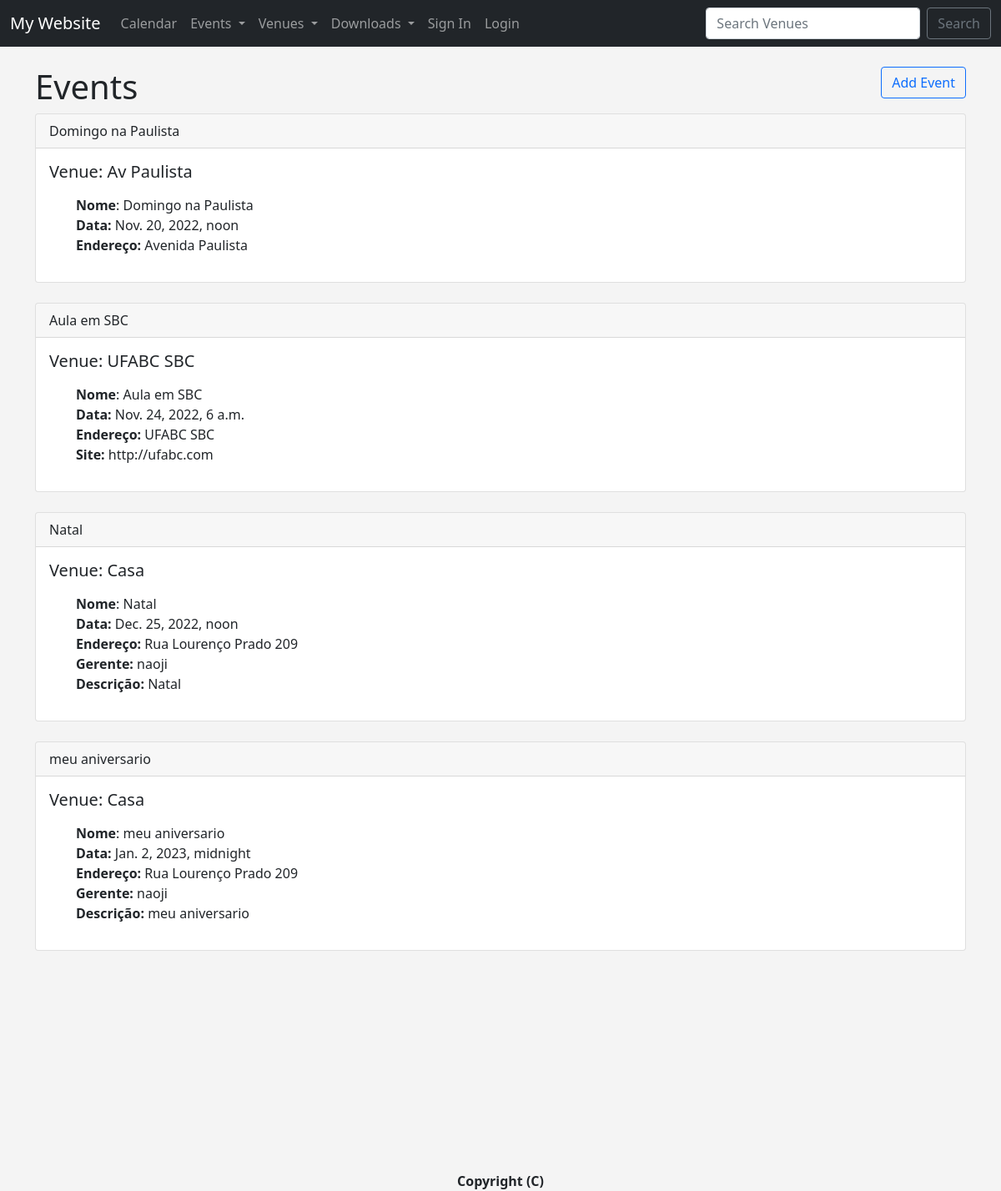
Before: /events with the older database file.
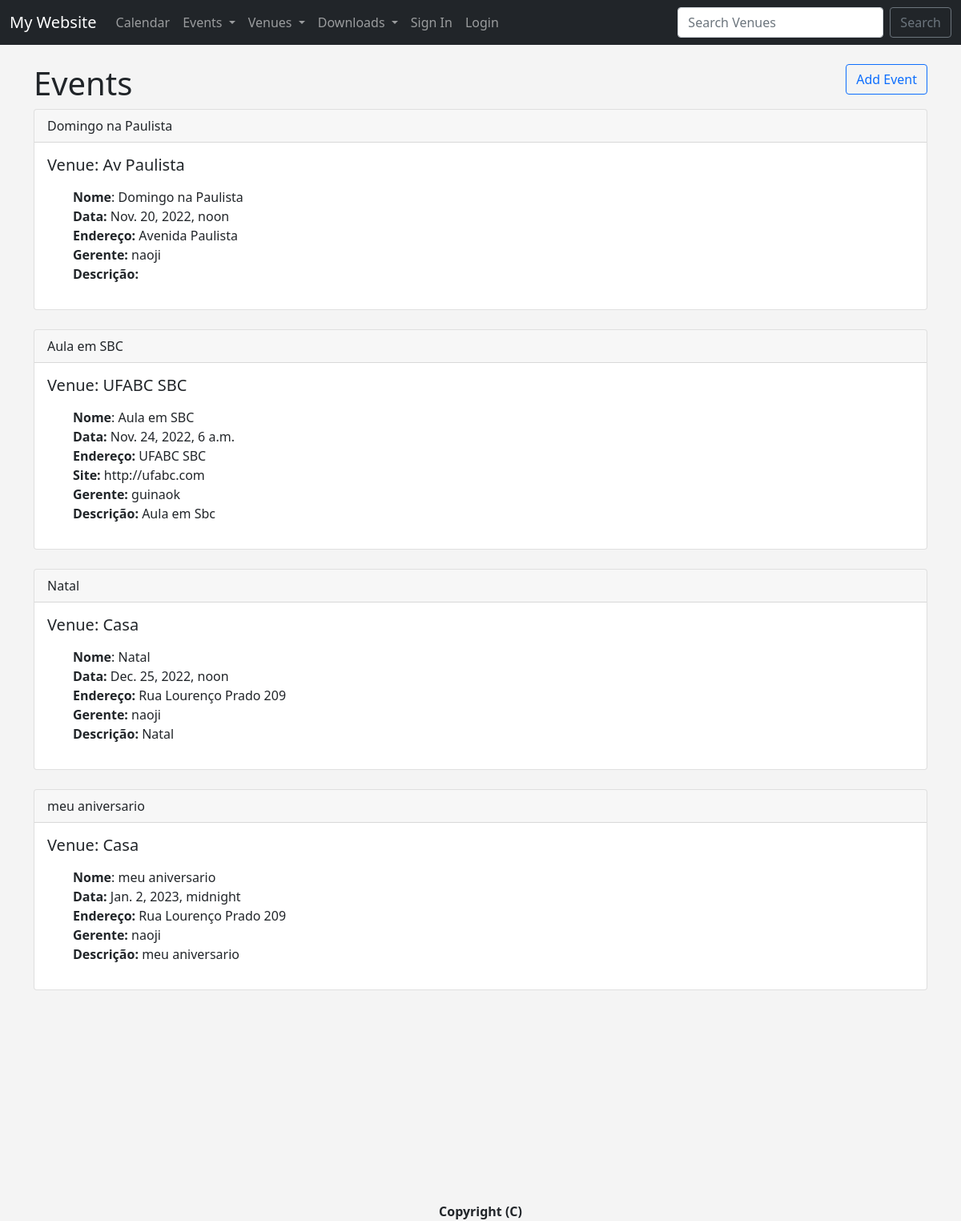
After: the same page with the newer database file.
### events/models.py (models this page shows)
class Event(models.Model):
	name = models.CharField('Event Name', max_length=120)
	event_date = models.DateTimeField('Event Date')
	venue = models.ForeignKey(Venue, blank=True, null=True, on_delete=models.CASCADE)
	manager = models.ForeignKey(User, blank=True, null=True, on_delete=models.SET_NULL)
	description = models.TextField(blank=True)
	attendees = models.ManyToManyField(WebsiteUser, blank=True)
	def __str__(self):
		return self.name

class Venue(models.Model):
	name = models.CharField('Venue Name', max_length=120)
	address = models.CharField(max_length=300)
	zip_code = models.CharField('Zip Code', max_length=12)
	phone = models.CharField('Contact Phone', max_length=25, blank=True)
	website = models.URLField('Website Address', blank=True)
	email_address = models.EmailField('Email Address', blank=True)
	def __str__(self):
		return self.name

### events/views.py (the view)
# urls.py: path('events', views.all_events, name="list-events"),
def all_events(request):
	event_list = Event.objects.all().order_by('event_date')
	return render(request, 'events/events_list.html', {'event_list': event_list})

### events/templates/events/events_list.html (shortened to what this page needs)
{% extends 'events/base.html' %}
{% block content %}
<h1>Events
	<a href="{% url 'add-event' %}" type="button" class="btn btn-outline-primary" style="float: right;">
		Add Event
	</a>
</h1>
{% for event in event_list %}
<div class="card">
	<div class="card-header">{{ event }}</div>
	<div class="card-body">
		<h5 class="card-title">Venue: {{ event.venue }}</h5>
		<p class="card-text">
		<ul style="list-style: none">
			<li><b>Nome</b>: {{ event.name }}</li>
			<li><b>Data:</b> {{ event.event_date }}</li>
			<li><b>Endereço:</b> {{ event.venue.address }}</li>
			{% if event.venue.website %}
			<li><b>Site:</b> {{ event.venue.website }}</li>
			{% endif %}
			{% if event.manager %}
			<li><b>Gerente:</b> {{ event.manager }}</li>
			{% endif %}
			{% if event.manager %}
			<li><b>Descrição:</b> {{ event.description }}</li>
			{% endif %}
		</ul>
		</p>
	</div>
</div>
<br>
{% endfor %}
<br><br><br><br><br><br><br><br><br><br>
<center>
	<strong>Copyright (C) {{ current_year }}</strong>
</center>
{% endblock %}

Changed rows visible on the page:
changed Event "Domingo na Paulista": manager_id empty → 1 (drawn); manager (not shown) → "naoji"
changed Event "Aula em SBC": manager_id empty → 3 (drawn); manager (not shown) → "guinaok"; description (not shown) → "Aula em Sbc"
